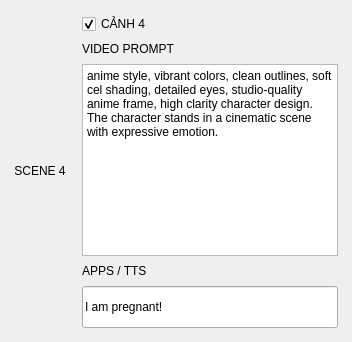
                <widget class="QFrame" name="sceneFrame_4">
                 <property name="sizePolicy">
                  <sizepolicy hsizetype="Expanding" vsizetype="Fixed">
                   <horstretch>0</horstretch>
                   <verstretch>0</verstretch>
                  </sizepolicy>
                 </property>
                 <property name="minimumSize">
                  <size>
                   <width>0</width>
                   <height>235</height>
                  </size>
                 </property>
                 <property name="role" stdset="0">
                  <string>sceneFrame</string>
                 </property>
                 <layout class="QHBoxLayout" name="sceneLayout_4">
                  <property name="spacing">
                   <number>16</number>
                  </property>
                  <property name="leftMargin">
                   <number>14</number>
                  </property>
                  <property name="topMargin">
                   <number>14</number>
                  </property>
                  <property name="rightMargin">
                   <number>14</number>
                  </property>
                  <property name="bottomMargin">
                   <number>14</number>
                  </property>
                  <item>
                   <widget class="QLabel" name="sceneImageBox_4">
                    <property name="minimumSize">
                     <size>
                      <width>0</width>
                      <height>165</height>
                     </size>
                    </property>
                    <property name="text">
                     <string>SCENE 4</string>
                    </property>
                    <property name="role" stdset="0">
                     <string>sceneImageBox</string>
                    </property>
                    <property name="alignment">
                     <set>Qt::AlignCenter</set>
                    </property>
                   </widget>
                  </item>
                  <item>
                   <widget class="QFrame" name="sceneRightBox_4">
                    <property name="sizePolicy">
                     <sizepolicy hsizetype="Expanding" vsizetype="Expanding">
                      <horstretch>0</horstretch>
                      <verstretch>0</verstretch>
                     </sizepolicy>
                    </property>
                    <layout class="QVBoxLayout" name="sceneRightLayout_4">
                     <property name="spacing">
                      <number>8</number>
                     </property>
                     <property name="leftMargin">
                      <number>0</number>
                     </property>
                     <property name="topMargin">
                      <number>0</number>
                     </property>
                     <property name="rightMargin">
                      <number>0</number>
                     </property>
                     <property name="bottomMargin">
                      <number>0</number>
                     </property>
                     <item>
                      <widget class="QCheckBox" name="sceneTitle_4">
                       <property name="sizePolicy">
                        <sizepolicy hsizetype="Expanding" vsizetype="Fixed">
                         <horstretch>0</horstretch>
                         <verstretch>0</verstretch>
                        </sizepolicy>
                       </property>
                       <property name="text">
                        <string>CẢNH 4</string>
                       </property>
                       <property name="checked">
                        <bool>true</bool>
                       </property>
                       <property name="role" stdset="0">
                        <string>sceneTitle</string>
                       </property>
                      </widget>
                     </item>
                     <item>
                      <widget class="QLabel" name="labelPrompt_4">
                       <property name="text">
                        <string>VIDEO PROMPT</string>
                       </property>
                       <property name="role" stdset="0">
                        <string>cyanLabel</string>
                       </property>
                      </widget>
                     </item>
                     <item>
                      <widget class="QTextEdit" name="prompt_4">
                       <property name="sizePolicy">
                        <sizepolicy hsizetype="Expanding" vsizetype="Expanding">
                         <horstretch>0</horstretch>
                         <verstretch>0</verstretch>
                        </sizepolicy>
                       </property>
                       <property name="minimumSize">
                        <size>
                         <width>0</width>
                         <height>90</height>
                        </size>
                       </property>
                       <property name="plainText">
                        <string>anime style, vibrant colors, clean outlines, soft cel shading, detailed eyes, studio-quality anime frame, high clarity character design. The character stands in a cinematic scene with expressive emotion.</string>
                       </property>
                      </widget>
                     </item>
                     <item>
                      <widget class="QLabel" name="labelTts_4">
                       <property name="text">
                        <string>APPS / TTS</string>
                       </property>
                       <property name="role" stdset="0">
                        <string>cyanLabel</string>
                       </property>
                      </widget>
                     </item>
                     <item>
                      <widget class="QLineEdit" name="tts_4">
                       <property name="sizePolicy">
                        <sizepolicy hsizetype="Expanding" vsizetype="Fixed">
                         <horstretch>0</horstretch>
                         <verstretch>0</verstretch>
                        </sizepolicy>
                       </property>
                       <property name="minimumSize">
                        <size>
                         <width>0</width>
                         <height>42</height>
                        </size>
                       </property>
                       <property name="text">
                        <string>I am pregnant!</string>
                       </property>
                      </widget>
                     </item>
                    </layout>
                   </widget>
                  </item>
                 </layout>
                </widget>
